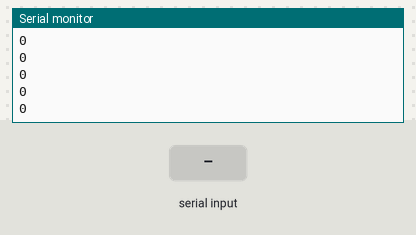
The sketch below on a simulated ESP32. Parts: the last lines printed to the serial monitor. The test bench sets the inputs (shaded band). WiFi joins after 1.5 s; servers stay silent unless stated.

Above: at 5.7 s.
5.8 s: "90,45,200\n" received over Serial
At 12.0 s:
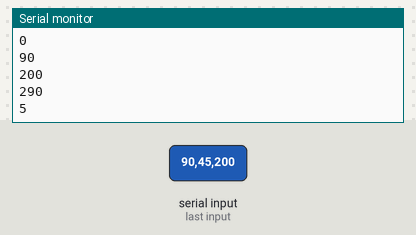
12.1 s: "30,150,10\n" received over Serial
At 18.9 s:
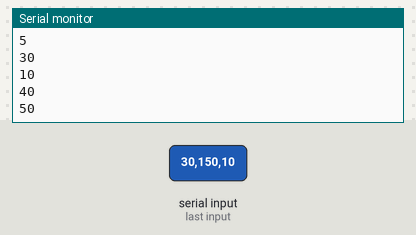
Timing chart, 0 to 20.4 s (numbered marks = the images above; inputs shaded):
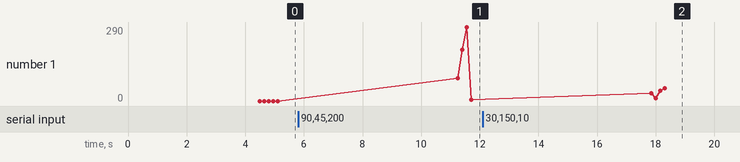

Measured:
- after the input at 5.8 s, the serial monitor: prints a new line after 5.5 s (image 1)
- after the input at 12.1 s, the serial monitor: prints a new line after 5.8 s (image 2)
- plotted number 1: 0 → 5 after the input at 5.8 s, 5 → 50 after the input at 12.1 s

The sketch:

DataSendToFirebase.ino
```cpp
#include <WiFi.h>

#include <FirebaseESP32.h>

#define FIREBASE_HOST "https://loadcellautomation-default-rtdb.firebaseio.com/"
#define FIREBASE_AUTH "mSt3j4KHO2X08FhPKRvxohBdWUQNcyAZTlG1d2iX"
FirebaseData firebaseData;

int Loai1, Loai2, Total, TotalMass;
String Chuoi = "0,0:0", Chuoi1, Chuoi2, Chuoi3;
byte ngat1, ngat2;

void setup()
{
Serial.begin(115200);

  WiFi.disconnect();
  delay(3000);
  Serial.println("START");
//  WiFi.begin("Hama","hamabungbu");
  WiFi.begin("Trong Thuc","Cotroimoibietnhe");
  while ((!(WiFi.status() == WL_CONNECTED))){
    delay(300);
    Serial.print("..");

  }
  Serial.println("Connected");
  Serial.println("Your IP is");
  Serial.println(0);
  Firebase.begin(FIREBASE_HOST, FIREBASE_AUTH);
  Firebase.reconnectWiFi(true);

}


void loop()
{

  if(Serial.available()){
    Chuoi = Serial.readString();
  }

    for(int i = 0; i < Chuoi.length(); i++){
      if(Chuoi.charAt(i) == ','){
        ngat1 = i;
      }
      if(Chuoi.charAt(i) == ':'){
        ngat2 = i;
      }
    }

    Chuoi1 = Chuoi;
    Chuoi2 = Chuoi;
    Chuoi3 = Chuoi;
    Chuoi1.remove(ngat1);
    Chuoi2.remove(0, ngat1 + 1);
    Chuoi3.remove(0, ngat2 + 1);
    Loai1 = Chuoi1.toInt();
    Loai2 = Chuoi2.toInt();
    TotalMass = Chuoi3.toInt();


    Total = Loai1 + Loai2;


    if ((Firebase.setInt(firebaseData, "/Loadcell/Loai1", Loai1)) == true) {
      Serial.println(Loai1);

    } else {
      Serial.println("Error");

    }
    if ((Firebase.setInt(firebaseData, "/Loadcell/Loai2", Loai2)) == true) {
      Serial.println(Loai2);

    } else {
      Serial.println("Error");

    }
    if ((Firebase.setInt(firebaseData, "/Loadcell/Total", Total)) == true) {
      Serial.println(Total);

    } else {
      Serial.println("Error");

    }
    if ((Firebase.setInt(firebaseData, "/Loadcell/TotalMass", TotalMass)) == true){
      Serial.println(TotalMass);

    } else {
      Serial.println("Error");
    }

    delay(5000);

}
```
